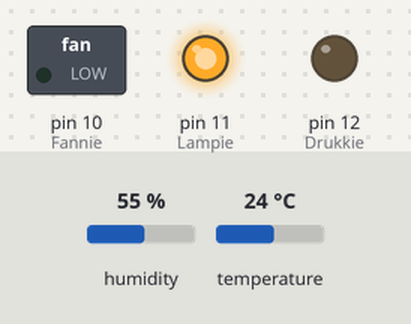
The sketch below on a simulated Arduino Uno, built with avr-gcc and run on an emulated ATmega328P. On the bench: switched loads named in the sketch (green lamp = pin HIGH), output pins drawn as LEDs (lit = HIGH). The test bench sets the inputs (shaded band); at power-on: humidity 55 %, temperature 24 °C. What the sketch prints to the serial monitor is not drawn.

Above: at 0.1 s.
Timing chart, 0 to 1.6 s (numbered marks = the images above):
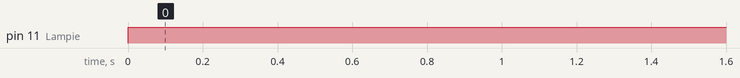

Measured:
- by itself, pin 11 (Lampie): LOW → HIGH at 0.00 s

The sketch:

kweekkast_test_temp.ino
```cpp
#include <DHT.h>;


int Drukkie = 12;
int Lampie = 11;
int Fannie = 10;

#define DHTPIN 2     // what pin we're connected to
#define DHTTYPE DHT22   // DHT 22  (AM2302)
DHT dht(DHTPIN, DHTTYPE); //// Initialize DHT sensor for normal 16mhz Arduino

int chk;
float hum;  //Stores humidity value
float temp; //Stores temperature value


void setup() {

  pinMode(Lampie, OUTPUT);
  pinMode(Fannie, OUTPUT);
  pinMode(Drukkie, OUTPUT);

  dht.begin();

  Serial.begin(9600);

}

void loop() {

  digitalWrite(Lampie, HIGH);

  delay(2000);
  hum = dht.readHumidity();
  temp= dht.readTemperature();
  Serial.print("Humidity: ");
  Serial.print(hum);
  Serial.print(" %, Temp: ");
  Serial.print(temp);
  Serial.println(" Celsius");
  delay(2000); //Delay 2 sec.
}
```
